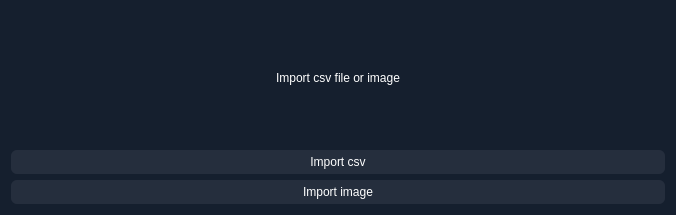
<?xml version="1.0" encoding="UTF-8"?>
<ui version="4.0">
 <class>Form</class>
 <widget class="QWidget" name="Form">
  <property name="geometry">
   <rect>
    <x>0</x>
    <y>0</y>
    <width>676</width>
    <height>215</height>
   </rect>
  </property>
  <property name="windowTitle">
   <string>Form</string>
  </property>
  <property name="styleSheet">
   <string notr="true">background-color: #151f2e;
color: #FFFFFF;
font: 11pt &quot;Nirmala UI&quot;;

</string>
  </property>
  <layout class="QHBoxLayout" name="horizontalLayout">
   <item>
    <layout class="QVBoxLayout" name="main_layout">
     <item>
      <widget class="QLabel" name="label">
       <property name="text">
        <string>Import csv file or image</string>
       </property>
       <property name="alignment">
        <set>Qt::AlignCenter</set>
       </property>
      </widget>
     </item>
     <item>
      <widget class="QPushButton" name="text_button">
       <property name="styleSheet">
        <string notr="true">QPushButton {
    background-color: #252e3d; 
    border-radius: 6px;
	padding-top: 5px;
	padding-bottom: 5px;
}
</string>
       </property>
       <property name="text">
        <string>Import csv</string>
       </property>
      </widget>
     </item>
     <item>
      <widget class="QPushButton" name="image_button">
       <property name="styleSheet">
        <string notr="true">QPushButton {
    background-color: #252e3d; 
    border-radius: 6px;
	padding-top: 5px;
	padding-bottom: 5px;
}
</string>
       </property>
       <property name="text">
        <string>Import image</string>
       </property>
      </widget>
     </item>
    </layout>
   </item>
  </layout>
 </widget>
 <resources/>
 <connections/>
</ui>
